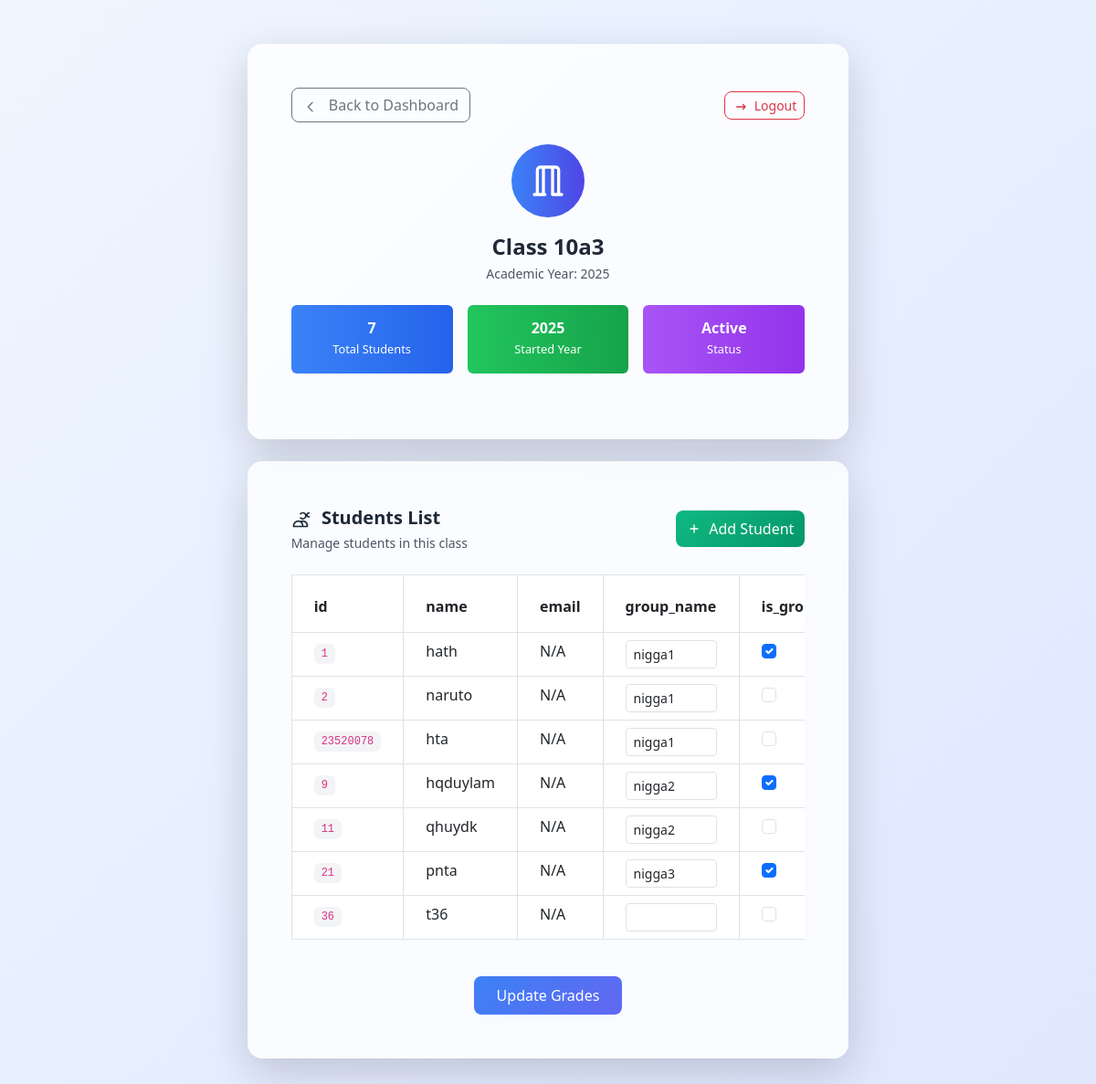
/viewcl?name=10a3&year=2025 (signed in), run on the app's committed database.
### tables this page shows
CREATE TABLE student_to_classes (
  id TEXT NOT NULL,
  student_name TEXT NOT NULL,
  class_name TEXT NOT NULL,      
  started_year INTEGER NOT NULL, 
  group_name text DEFAULT '',
  is_group_leader integer DEFAULT 0,
  grade TEXT DEFAULT '{}',
  PRIMARY KEY (id, class_name, started_year),
  FOREIGN KEY (id) REFERENCES users(id),
  FOREIGN KEY (class_name, started_year) REFERENCES classes(class_name, started_year)
);

### main.py (the view)
@app.route('/viewcl', methods=['GET'])
def view_class():
    if 'id' not in session:
        return redirect(url_for('login'))
    if session['id'] != admin_id:
        return "may thang nhoc con"
    class_name = request.args.get('name')
    class_started_year = request.args.get('year')
    print(class_started_year)
    db = get_db()
    try:
        class_exists = db.execute(
            "SELECT * FROM classes WHERE class_name = ? AND started_year = ?",
            (class_name, int(class_started_year))
        ).fetchone()
        if not class_exists:
            flash(f'Class "{class_name}" not found', 'error')
            return redirect(url_for('serve_main'))
        cursor = db.execute(
            'SELECT * FROM student_to_classes WHERE class_name=? AND started_year=?',
            (class_name, int(class_started_year))
        )
        student_list = cursor.fetchall()
        return render_template("class_view.html",
                             student_list=student_list,
                             class_name=class_name,
                             year=class_started_year)
    except Exception as e:
        flash(f'Error loading class: {str(e)}', 'error')
        return redirect(url_for('serve_main'))
    finally:
        db.close()

### main.py (called while the page is built)
def from_json_filter(value):
    if value:
        return json.loads(value)
    return {}

def get_db():
    conn = sqlite3.connect(database_path)
    conn.row_factory = sqlite3.Row
    return conn

### templates/class_view.html (shortened to what this page needs)
<!DOCTYPE html>
<html lang="en">
<head>
    <link href="https://cdn.jsdelivr.net/npm/bootstrap@5.3.0/dist/css/bootstrap.min.css" rel="stylesheet">
    <script src="https://cdn.tailwindcss.com"></script>
</head>
<body class="bg-gradient-to-br from-blue-50 to-indigo-100 min-h-screen">
    <div class="container py-5">
        <div class="row justify-content-center">
            <div class="col-lg-10 col-xl-8">
                <div class="card shadow-lg border-0 rounded-4 bg-white/80 backdrop-blur-sm mb-4">
                    <div class="card-body p-5">
                        <div class="d-flex justify-content-between align-items-center mb-4">
                            <a href="{{ url_for('serve_main') }}" class="btn btn-outline-secondary rounded-3">
                                <svg class="w-4 h-4 inline-block me-2" fill="none" stroke="currentColor" viewBox="0 0 24 24">
                                    <path stroke-linecap="round" stroke-linejoin="round" stroke-width="2" d="M15 19l-7-7 7-7" />
                                </svg>
                                Back to Dashboard
                            </a>
                            <a href="{{ url_for('logout') }}" class="btn btn-outline-danger btn-sm rounded-3">
                                <svg class="w-4 h-4 inline-block me-1" fill="none" stroke="currentColor" viewBox="0 0 24 24">
                                    <path stroke-linecap="round" stroke-linejoin="round" stroke-width="2" d="M17 16l4-4m0 0l-4-4m4 4H7" />
                                </svg>
                                Logout
                            </a>
                        </div>
                        <div class="text-center mb-4">
                            <div class="bg-gradient-to-r from-blue-500 to-indigo-600 w-20 h-20 rounded-full mx-auto mb-3 flex items-center justify-center">
                                <svg class="w-10 h-10 text-white" fill="none" stroke="currentColor" viewBox="0 0 24 24">
                                    <path stroke-linecap="round" stroke-linejoin="round" stroke-width="2" d="M19 21V5a2 2 0 00-2-2H7a2 2 0 00-2 2v16m14 0h2m-2 0h-4m-5 0H3m2 0h4M9 3v18m6-18v18" />
                                </svg>
                            </div>
                            <h2 class="text-2xl font-bold text-gray-800 mb-1">Class {{ class_name }}</h2>
                            <p class="text-gray-600 text-sm">Academic Year: {{ year }}</p>
                        </div>
                        <div class="row g-3 mb-4">
                            <div class="col-md-4">
                                <div class="card bg-gradient-to-r from-blue-500 to-blue-600 text-white border-0">
                                    <div class="card-body text-center py-3">
                                        <h4 class="card-title font-bold mb-0">{{ student_list|length }}</h4>
                                        <small>Total Students</small>
                                    </div>
                                </div>
                            </div>
                            <div class="col-md-4">
                                <div class="card bg-gradient-to-r from-green-500 to-green-600 text-white border-0">
                                    <div class="card-body text-center py-3">
                                        <h4 class="card-title font-bold mb-0">{{ year }}</h4>
                                        <small>Started Year</small>
                                    </div>
                                </div>
                            </div>
                            <div class="col-md-4">
                                <div class="card bg-gradient-to-r from-purple-500 to-purple-600 text-white border-0">
                                    <div class="card-body text-center py-3">
                                        <h4 class="card-title font-bold mb-0">Active</h4>
                                        <small>Status</small>
                                    </div>
                                </div>
                            </div>
                        </div>
                    </div>
                </div>
                <div class="card shadow-lg border-0 rounded-4 bg-white/80 backdrop-blur-sm">
                    <div class="card-body p-5">
                        <div class="d-flex justify-content-between align-items-center mb-4">
                            <div>
                                <h5 class="text-xl font-bold text-gray-800 mb-1">
                                    <svg class="w-5 h-5 inline-block me-2" fill="none" stroke="currentColor" viewBox="0 0 24 24">
                                        <path stroke-linecap="round" stroke-linejoin="round" stroke-width="2" d="M12 4.354a4 4 0 110 5.292M15 21H3v-1a6 6 0 0112 0v1zm0 0h6v-1a6 6 0 00-9-5.197m13.5-9a2.5 2.5 0 11-5 0 2.5 2.5 0 015 0z" />
                                    </svg>
                                    Students List
                                </h5>
                                <p class="text-gray-600 text-sm mb-0">Manage students in this class</p>
                            </div>
                            <button class="btn text-white font-medium rounded-3 transition-all duration-200 hover:scale-105 active:scale-95 py-2"
                                    style="background: linear-gradient(135deg, #10b981 0%, #059669 100%); border: none; height: 40px;"
                                    data-bs-toggle="modal" data-bs-target="#addStudentModal">
                                <span class="d-flex align-items-center justify-content-center">
                                    <svg class="w-4 h-4 me-2" fill="none" stroke="currentColor" viewBox="0 0 24 24">
                                        <path stroke-linecap="round" stroke-linejoin="round" stroke-width="2" d="M12 6v6m0 0v6m0-6h6m-6 0H6" />
                                    </svg>
                                    Add Student
                                </span>
                            </button>
                        </div>
                        {% if student_list %}
                        <div class="table-responsive">
                            <table class="table table-hover table-bordered rounded-3" id="studentTable">
                                <thead class="bg-gradient-to-r from-blue-500 to-indigo-600 text-white">
                                    <tr>
                                        <th scope="col" class="px-4 py-3">id</th>
                                        <th scope="col" class="px-4 py-3">name</th>
                                        <th scope="col" class="px-4 py-3">email</th>
                                        <th scope="col" class="px-4 py-3">group_name</th>
                                        <th scope="col" class="px-4 py-3">is_group_leader</th>
                                    </tr>
                                </thead>
                                <tbody>
                                    {% for student in student_list %}
                                    <tr class="hover:bg-gray-50 transition-all duration-200" data-student-id="{{ student.id }}">
                                        <td class="px-4 py-2">
                                            <code class="bg-gray-100 px-2 py-1 rounded text-xs">{{ student.id }}</code>
                                        </td>
                                        <td class="px-4 py-2">{{ student.student_name or 'Unknown' }}</td>
                                        <td class="px-4 py-2">{{ student.email or 'N/A' }}</td>
                                        <td class="px-4 py-2">
                                            <input type="text" class="form-control form-control-sm group-name-input"
                                                   data-student-id="{{ student.id }}"
                                                   value="{{ student.group_name if student.group_name is defined else '' }}"
                                                   style="width: 100px;">
                                        </td>
                                        <td class="px-4 py-2">
                                            <input type="checkbox" class="form-check-input is-group-leader-input"
                                                   data-student-id="{{ student.id }}"
                                                   {% if student.is_group_leader is defined and student.is_group_leader %}checked{% endif %}>
                                        </td>
                                    </tr>
                                    {% endfor %}
                                </tbody>
                            </table>
                        </div>
                        <div class="text-center mt-4">
                            <button id="updateGradesButton" class="btn text-white font-medium rounded-3 transition-all duration-200 hover:scale-105 active:scale-95 py-2 px-4"
                                    style="background: linear-gradient(135deg, #3b82f6 0%, #6366f1 100%);">
                                Update Grades
                            </button>
                        </div>
                        {% endif %}
                    </div>
                </div>
            </div>
        </div>
    </div>
</body>
</html>

### templates/class_view.html (style rules this page uses)
th { max-width: 150px; white-space: nowrap; overflow: hidden; text-overflow: ellipsis; }
.table-responsive { overflow-x: auto; }

### data on the page
student_to_classes: id "1", student_name "hath", email "N/A", group_name "nigga1", is_group_leader "☑"
student_to_classes: id "2", student_name "naruto", email "N/A", group_name "nigga1"
student_to_classes: id "23520078", student_name "hta", email "N/A", group_name "nigga1"
student_to_classes: id "9", student_name "hqduylam", email "N/A", group_name "nigga2", is_group_leader "☑"
student_to_classes: id "11", student_name "qhuydk", email "N/A", group_name "nigga2"
student_to_classes: id "21", student_name "pnta", email "N/A", group_name "nigga3", is_group_leader "☑"
student_to_classes: id "36", student_name "t36", email "N/A"

### other printed values
{{ class_name }} "10a3"
{{ year }} "2025"
{{ student_list|length }} "7"
